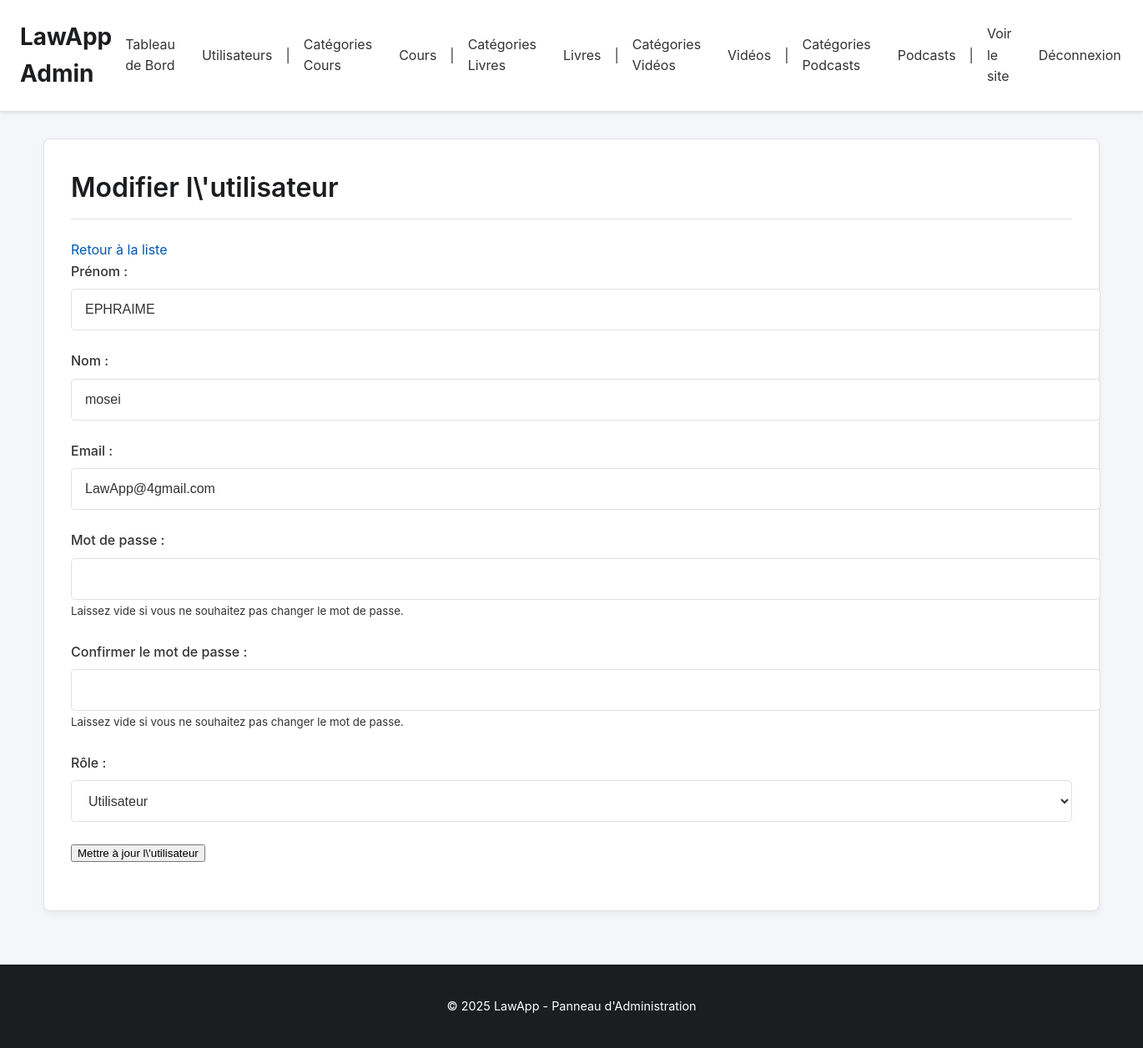
/admin/user_form.php?action=edit&id=2, run on the app's committed database.
### tables this page shows
CREATE TABLE `utilisateurs` (
  `id` int(11) NOT NULL AUTO_INCREMENT,
  `nom` varchar(100) NOT NULL,
  `prenom` varchar(100) NOT NULL,
  `email` varchar(255) NOT NULL,
  `mot_de_passe` varchar(255) NOT NULL,
  `role` enum('utilisateur','admin') DEFAULT 'utilisateur',
  `date_creation` datetime DEFAULT current_timestamp(),
  `date_mise_a_jour` datetime DEFAULT current_timestamp() ON UPDATE current_timestamp(),
  `date_inscription` timestamp NOT NULL DEFAULT current_timestamp(),
  `derniere_connexion` timestamp NULL DEFAULT NULL,
  `type_compte` enum('etudiant','professeur','admin') DEFAULT 'etudiant',
  `statut` enum('actif','inactif') DEFAULT 'actif',
  `photo_profil` varchar(255) DEFAULT NULL,
  `bio` text DEFAULT NULL,
  `preferences` longtext DEFAULT NULL CHECK (json_valid(`preferences`)),
  `receive_email_notifications` tinyint(1) DEFAULT 1,
  `ui_theme` varchar(10) DEFAULT 'light',
  PRIMARY KEY (`id`),
  UNIQUE KEY `email` (`email`)
);

### admin/user_form.php (the view, shortened to what this page needs)
<?php
require_once __DIR__ . '/admin_auth_check.php';
$action = $_GET['action'] ?? 'add';
$user_id = $_GET['id'] ?? null;
$user_data = ['prenom' => '', 'nom' => '', 'email' => '', 'role' => 'user'];
$form_title = "Ajouter un nouvel utilisateur";
$submit_button_text = "Ajouter l\'utilisateur";
$password_required = true;
$page_errors = [];
if ($action === 'edit' && $user_id) {
    $form_title = "Modifier l\'utilisateur";
    $submit_button_text = "Mettre à jour l\'utilisateur";
    $password_required = false;
    try {
        $stmt = $pdo->prepare("SELECT prenom, nom, email, role FROM utilisateurs WHERE id = :id");
        $stmt->bindParam(':id', $user_id, PDO::PARAM_INT);
        $stmt->execute();
        $fetched_user = $stmt->fetch(PDO::FETCH_ASSOC);
        if ($fetched_user) {
            $user_data = $fetched_user;
        } else {
            $_SESSION['admin_flash_message'] = "Erreur : Utilisateur non trouvé (ID: " . htmlspecialchars($user_id) . ").";
            $_SESSION['admin_flash_type'] = "error";
            header("Location: manage_users.php");
            exit;
        }
    } catch (Exception $e) {
        $page_errors[] = "Erreur lors de la récupération des données de l\'utilisateur : " . $e->getMessage();
        error_log("Admin user_form.php - Exception: " . $e->getMessage());
    }
} elseif ($action !== 'add') {
    $_SESSION['admin_flash_message'] = "Action non valide spécifiée.";
    $_SESSION['admin_flash_type'] = "error";
    header("Location: manage_users.php");
    exit;
}
include_once __DIR__ . '/admin_header.php';
?>
<div class="admin-container">
    <div class="page-header">
        <h1><?php echo htmlspecialchars($form_title); ?></h1>
        <a href="manage_users.php" class="btn-action">Retour à la liste</a>
    </div>
    <form action="user_actions.php" method="POST" class="admin-form">
        <div class="form-group">
            <label for="prenom">Prénom :</label>
            <input type="text" name="prenom" id="prenom" value="<?php echo htmlspecialchars($user_data['prenom']); ?>" required class="form-control">
        </div>
        <div class="form-group">
            <label for="nom">Nom :</label>
            <input type="text" name="nom" id="nom" value="<?php echo htmlspecialchars($user_data['nom']); ?>" required class="form-control">
        </div>
        <div class="form-group">
            <label for="email">Email :</label>
            <input type="email" name="email" id="email" value="<?php echo htmlspecialchars($user_data['email']); ?>" required class="form-control">
        </div>
        <div class="form-group">
            <label for="mot_de_passe">Mot de passe :</label>
            <input type="password" name="mot_de_passe" id="mot_de_passe" <?php echo $password_required ? 'required' : ''; ?> class="form-control">
            <?php if ($action === 'edit'): ?>
                <small class="form-text text-muted">Laissez vide si vous ne souhaitez pas changer le mot de passe.</small>
            <?php endif; ?>
        </div>
        <div class="form-group">
            <label for="mot_de_passe_confirm">Confirmer le mot de passe :</label>
            <input type="password" name="mot_de_passe_confirm" id="mot_de_passe_confirm" <?php echo $password_required ? 'required' : ''; ?> class="form-control">
             <?php if ($action === 'edit'): ?>
                <small class="form-text text-muted">Laissez vide si vous ne souhaitez pas changer le mot de passe.</small>
            <?php endif; ?>
        </div>
        <div class="form-group">
            <label for="role">Rôle :</label>
            <select name="role" id="role" required class="form-control">
                <option value="user" <?php echo ($user_data['role'] === 'user') ? 'selected' : ''; ?>>Utilisateur</option>
            </select>
        </div>
        <div class="form-group">
            <button type="submit" class="btn-add"><?php echo htmlspecialchars($submit_button_text); ?></button>
        </div>
    </form>
</div>
<?php include_once __DIR__ . '/admin_footer.php'; ?>

### admin/css/admin_style.css (style rules this page uses)
:root { --admin-bg-color: #f4f6f9; --admin-text-color: #333; --admin-primary-color: #0056b3; --admin-primary-hover-color: #004085; --admin-header-bg-color: #ffffff; --admin-header-text-color: #333; --admin-nav-link-color: #333; --admin-nav-link-hover-color: var(--admin-primary-color); --admin-section-bg-color: #ffffff; --admin-border-color: #e0e0e0; --admin-heading-color: #1c1d1f; --admin-button-bg-color: var(--admin-primary-color); --admin-button-text-color: #ffffff; --admin-button-hover-bg-color: var(--admin-primary-hover-color); --admin-link-color: var(--admin-primary-color); --admin-link-hover-color: var(--admin-primary-hover-color); --admin-card-shadow: 0 4px 8px rgba(0,0,0,0.05); --admin-font-family-sans-serif: -apple-system, BlinkMacSystemFont, "Segoe UI", Roboto, "Helvetica Neue", Arial, sans-serif, "Apple Color Emoji", "Segoe UI Emoji", "Segoe UI Symbol"; --admin-table-header-bg: #f3f4f6; --admin-table-border-color: #d1d5db; --admin-primary-color-rgb-tuple: 0,86,179; }
body { font-family: var(--admin-font-family-sans-serif); margin: 0; background-color: var(--admin-bg-color); color: var(--admin-text-color); display: flex; flex-direction: column; min-height: 100vh; line-height: 1.6; }
h1, h2, h3, h4, h5, h6 { color: var(--admin-heading-color); font-weight: 600; }
a { color: var(--admin-link-color); text-decoration: none; transition: color 0.2s ease-in-out; }
.admin-container, .admin-content { max-width: 1200px; margin: 2rem auto; padding: 2rem; background-color: var(--admin-section-bg-color); border-radius: 8px; box-shadow: var(--admin-card-shadow); border: 1px solid var(--admin-border-color); }
.admin-container h1, .admin-content h1 { color: var(--admin-heading-color); margin-top: 0; margin-bottom: 1.5rem; border-bottom: 1px solid var(--admin-border-color); padding-bottom: 0.75rem; }
.form-group { margin-bottom: 1.5rem; }
.form-group label { display: block; margin-bottom: 0.5rem; font-weight: 500; color: var(--admin-text-color); }
.form-control { display: block; width: 100%; padding: 0.75rem 1rem; font-size: 1rem; font-weight: 400; line-height: 1.5; color: var(--admin-text-color); background-color: #fff; background-clip: padding-box; border: 1px solid var(--admin-border-color); border-radius: 0.3rem; transition: border-color .15s ease-in-out,box-shadow .15s ease-in-out; }
select.form-control { height: calc(1.5em + 1.5rem + 2px); }

### data on the page
utilisateurs: prenom "EPHRAIME", nom "mosei", email "LawApp@4gmail.com"

### other printed values
$form_title "Modifier l\\'utilisateur"
$submit_button_text "Mettre à jour l\\'utilisateur"
